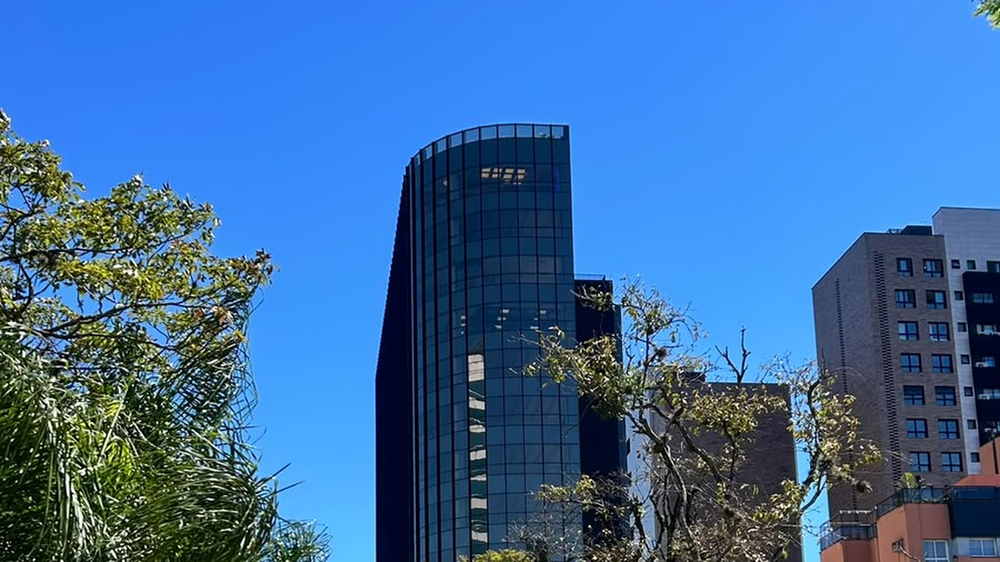
#> input picture clientes/lucas-martini/assets/capa/capa-original.png, 1000 x 562 px, shrunk from 3000 x 1686 before the run
$ python capa_fundo.py
#> lines starting #> are read from the running program, lines starting #| are printed output that depends on the picture
# -*- coding: utf-8 -*-
"""Prepara a fotografia da capa do brand book: recorta em 16:9, desfoca e
põe o véu por cima.

O desfoque e o véu são feitos aqui, e não dentro do .pptx, porque efeito de
PowerPoint muda conforme o programa que abre o arquivo. Assim a capa é a
mesma em qualquer lugar.

    python3 clientes/lucas-martini/capa_fundo.py --blur 10 --veu 0.45 0.58
"""
import argparse, os
import numpy as np
from PIL import Image, ImageFilter

AQUI = os.path.dirname(os.path.abspath(__file__))
CAPA = os.path.join(AQUI, "assets", "capa")
ORIGINAL = os.path.join(CAPA, "capa-original.png")

VERDE_FECHADO = np.array([16, 20, 18], float)
VERDE_ABERTO = np.array([116, 130, 120], float)


def preparar(blur, veu, saida_preto, saida_verde):
#> called with blur = 10
    im = Image.open(ORIGINAL).convert("RGB")
#> im is the input picture: PIL image 1000x562 RGB; mean R, G, B 60.7, 108.5, 161.8
    bor = im.filter(ImageFilter.GaussianBlur(radius=blur))
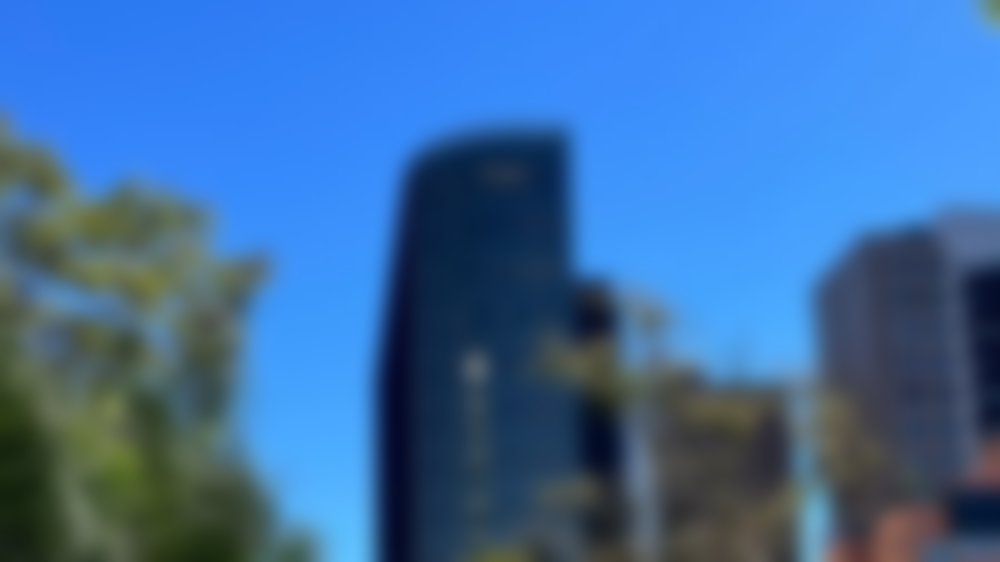
#> bor: PIL image 1000x562 RGB; mean R, G, B 60.7, 108.4, 161.8
    alt = im.size[1]
#> alt = 562
    grad = np.linspace(veu[0], veu[1], alt)[:, None, None]
#> grad = 562 values from 0.45 to 0.58

    preto = np.asarray(bor).astype(float) * (1 - grad)
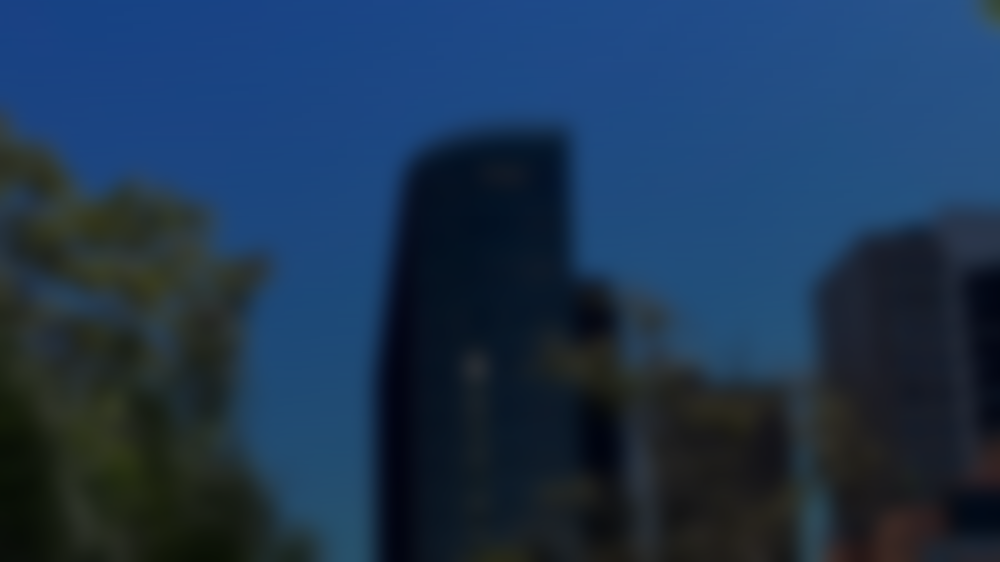
#> preto: shape (562, 1000, 3) float64; mean R, G, B 29.3, 53.4, 80.7
    Image.fromarray(np.clip(preto, 0, 255).astype("uint8")).save(saida_preto)

    # a mesma foto puxada para o verde da marca, mantendo a luz da imagem
    L = np.asarray(bor.convert("L")).astype(float) / 255.0
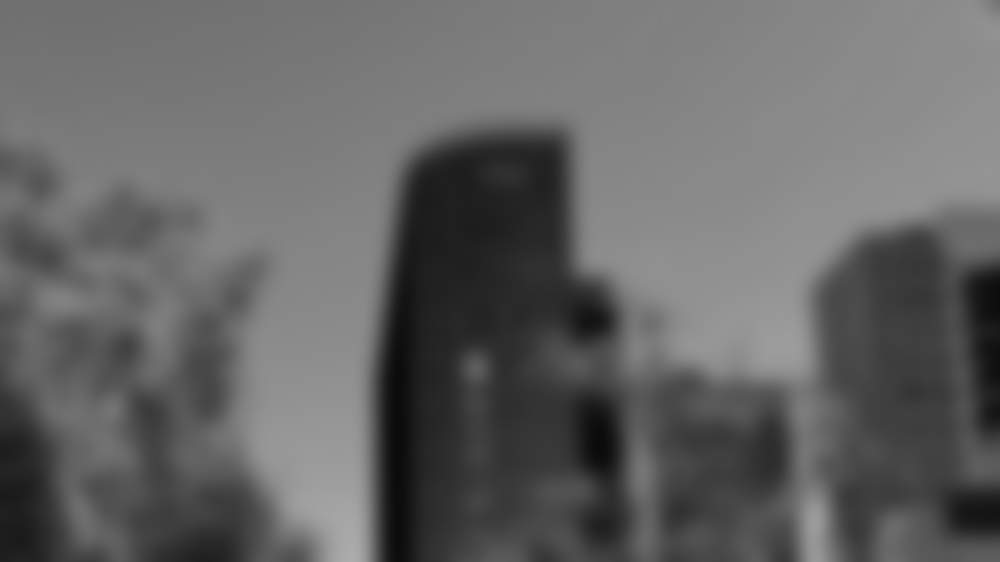
#> L: shape (562, 1000) float64; min 0.0392, max 0.675, mean 0.393
    verde = VERDE_FECHADO + L[:, :, None] * (VERDE_ABERTO - VERDE_FECHADO)
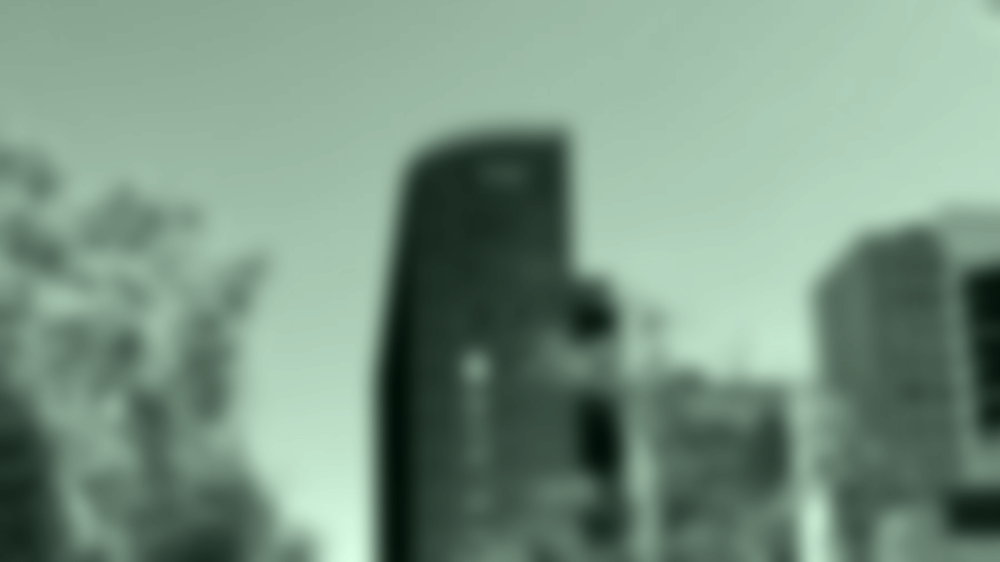
#> verde: shape (562, 1000, 3) float64; mean of channels 0, 1, 2 55.3, 63.2, 58.1; drawn with min black and max white
    verde = verde * (1 - grad * 0.45)
    Image.fromarray(np.clip(verde, 0, 255).astype("uint8")).save(saida_verde)
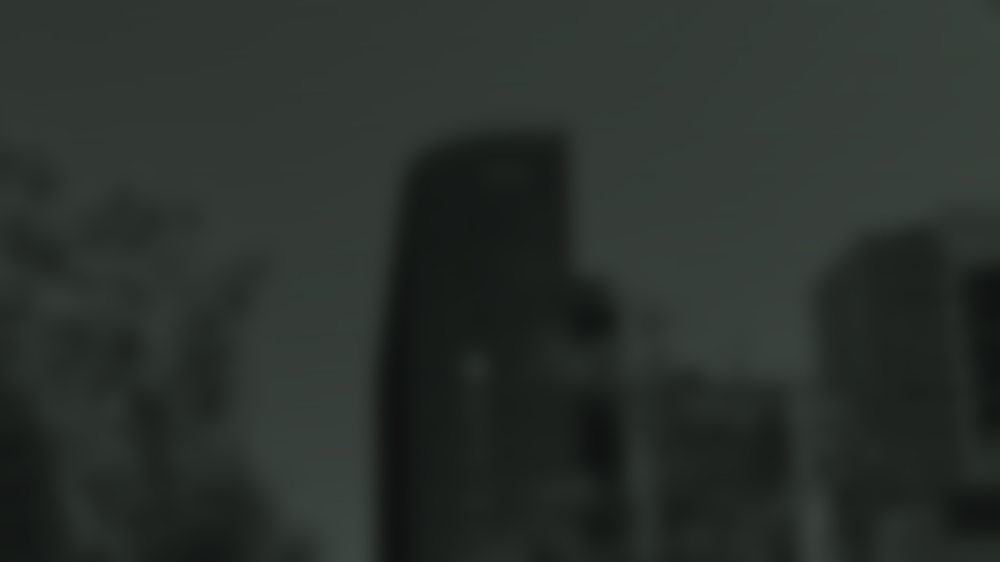
#> saved as capa-fundo-verde.png: PIL image 1000x562 RGB; mean R, G, B 42.1, 48.2, 44.3
    print("desfoque %s, véu de %.2f a %.2f" % (blur, veu[0], veu[1]))


if __name__ == "__main__":
    ap = argparse.ArgumentParser()
    ap.add_argument("--blur", type=float, default=10)
    ap.add_argument("--veu", type=float, nargs=2, default=[0.45, 0.58])
    o = ap.parse_args()
    preparar(o.blur, o.veu,
             os.path.join(CAPA, "capa-fundo-preto.png"),
             os.path.join(CAPA, "capa-fundo-verde.png"))
